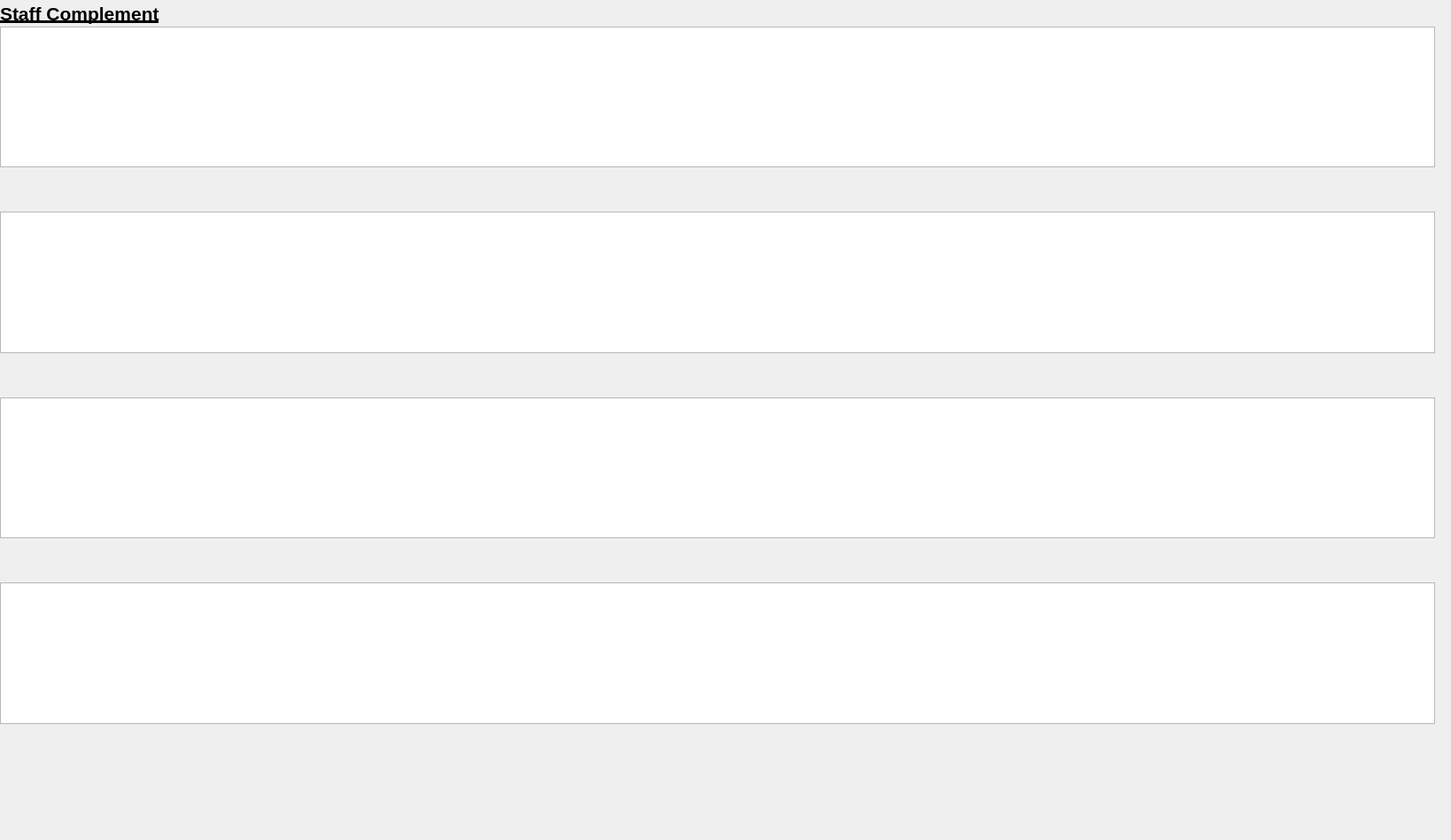
      <widget class="QWidget" name="scrollAreaWidgetContents_7">
       <property name="geometry">
        <rect>
         <x>0</x>
         <y>0</y>
         <width>1639</width>
         <height>949</height>
        </rect>
       </property>
       <widget class="QLabel" name="label_104">
        <property name="geometry">
         <rect>
          <x>0</x>
          <y>0</y>
          <width>181</width>
          <height>31</height>
         </rect>
        </property>
        <property name="text">
         <string>&lt;html&gt;&lt;head/&gt;&lt;body&gt;&lt;p&gt;&lt;span style=&quot; font-size:16pt; font-weight:700; text-decoration: underline;&quot;&gt;Staff Complement&lt;/span&gt;&lt;/p&gt;&lt;/body&gt;&lt;/html&gt;</string>
        </property>
       </widget>
       <widget class="QWidget" name="layoutWidget">
        <property name="geometry">
         <rect>
          <x>0</x>
          <y>30</y>
          <width>1621</width>
          <height>788</height>
         </rect>
        </property>
        <layout class="QVBoxLayout" name="staffTables">
         <property name="spacing">
          <number>50</number>
         </property>
         <item>
          <widget class="QTableWidget" name="staffTable_1"/>
         </item>
         <item>
          <widget class="QTableWidget" name="staffTable_2"/>
         </item>
         <item>
          <widget class="QTableWidget" name="staffTable_3"/>
         </item>
         <item>
          <widget class="QTableWidget" name="staffTable_4"/>
         </item>
        </layout>
       </widget>
      </widget>
